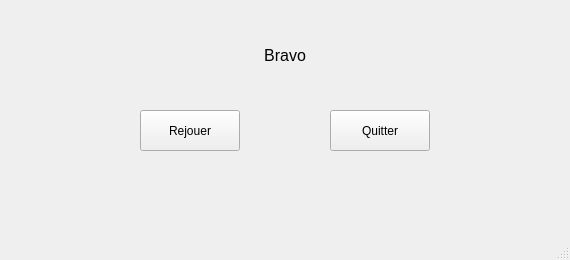
<?xml version="1.0" encoding="UTF-8"?>
<ui version="4.0">
 <class>scores</class>
 <widget class="QMainWindow" name="scores">
  <property name="geometry">
   <rect>
    <x>0</x>
    <y>0</y>
    <width>570</width>
    <height>260</height>
   </rect>
  </property>
  <property name="minimumSize">
   <size>
    <width>570</width>
    <height>260</height>
   </size>
  </property>
  <property name="maximumSize">
   <size>
    <width>570</width>
    <height>260</height>
   </size>
  </property>
  <property name="windowTitle">
   <string>Scores</string>
  </property>
  <property name="windowIcon">
   <iconset>
    <normaloff>cameleon.jpg</normaloff>cameleon.jpg</iconset>
  </property>
  <widget class="QWidget" name="centralwidget">
   <widget class="QLabel" name="message">
    <property name="geometry">
     <rect>
      <x>15</x>
      <y>35</y>
      <width>540</width>
      <height>41</height>
     </rect>
    </property>
    <property name="font">
     <font>
      <pointsize>12</pointsize>
     </font>
    </property>
    <property name="text">
     <string>Bravo</string>
    </property>
    <property name="alignment">
     <set>Qt::AlignCenter</set>
    </property>
   </widget>
   <widget class="QPushButton" name="rejouer">
    <property name="geometry">
     <rect>
      <x>140</x>
      <y>110</y>
      <width>100</width>
      <height>41</height>
     </rect>
    </property>
    <property name="text">
     <string>Rejouer</string>
    </property>
   </widget>
   <widget class="QPushButton" name="quit">
    <property name="geometry">
     <rect>
      <x>330</x>
      <y>110</y>
      <width>100</width>
      <height>41</height>
     </rect>
    </property>
    <property name="text">
     <string>Quitter</string>
    </property>
   </widget>
  </widget>
  <widget class="QMenuBar" name="menubar">
   <property name="geometry">
    <rect>
     <x>0</x>
     <y>0</y>
     <width>570</width>
     <height>21</height>
    </rect>
   </property>
  </widget>
  <widget class="QStatusBar" name="statusbar"/>
 </widget>
 <resources/>
 <connections/>
</ui>
